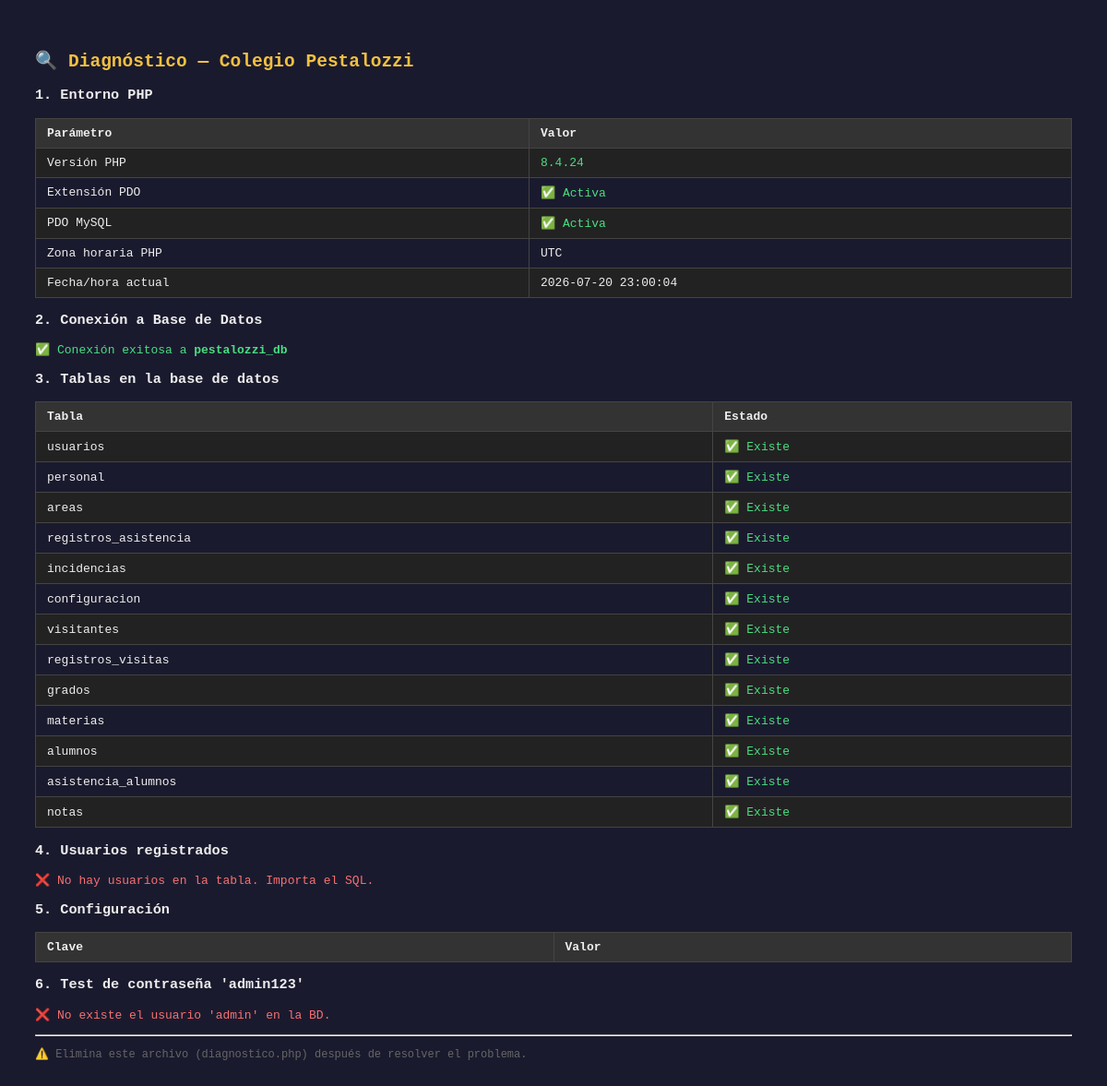
/public/diagnostico.php, run on an earlier commit of the app's database.
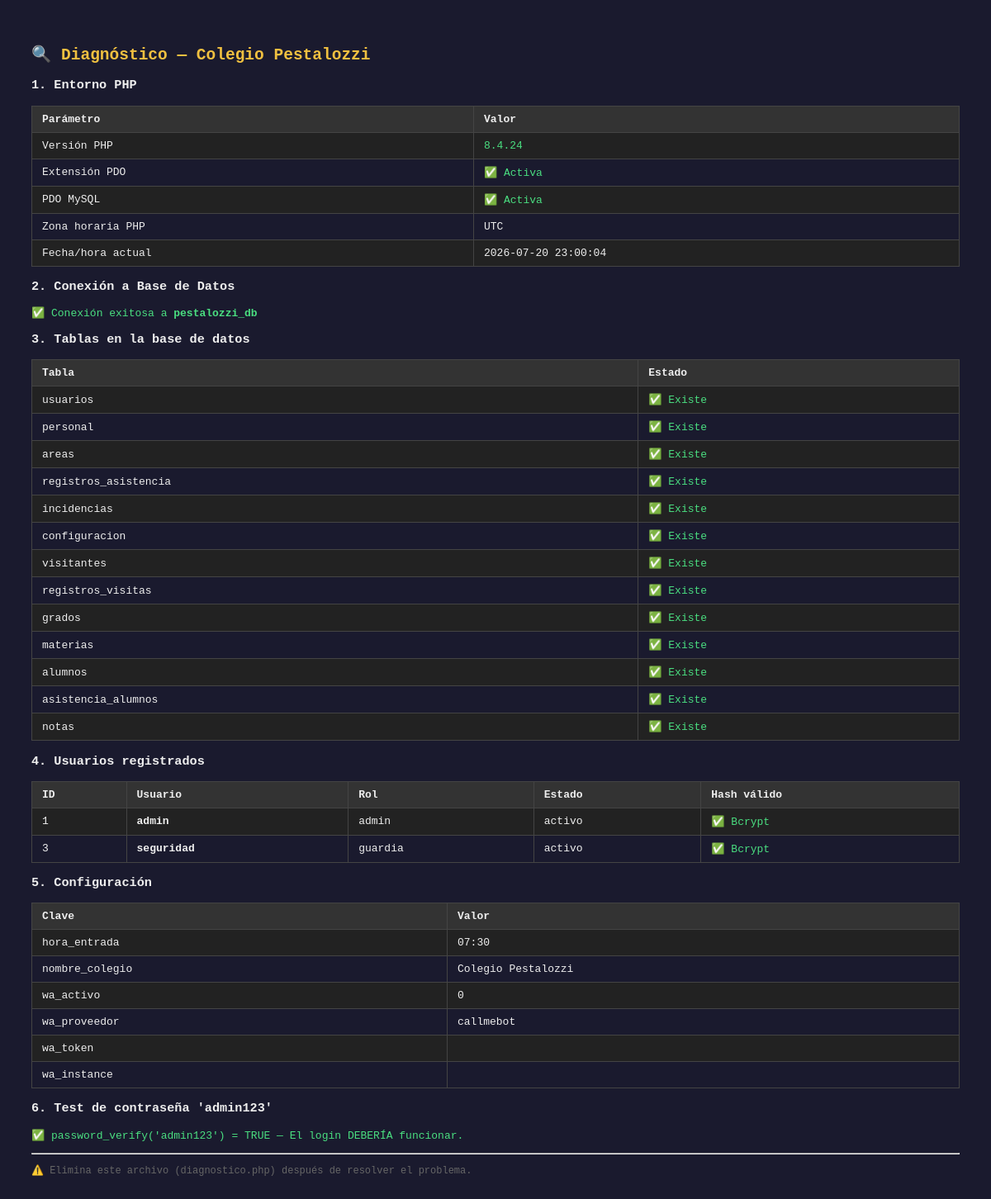
And on a later commit of the database.
### tables this page shows
CREATE TABLE IF NOT EXISTS `usuarios` (
  `id` int NOT NULL AUTO_INCREMENT,
  `usuario` varchar(50) NOT NULL,
  `contrasena` varchar(255) NOT NULL,
  `rol` enum('admin','guardia') DEFAULT 'guardia',
  `fecha_registro` datetime DEFAULT CURRENT_TIMESTAMP,
  `estado` enum('activo','inactivo') DEFAULT 'activo',
  PRIMARY KEY (`id`)
);

CREATE TABLE IF NOT EXISTS `configuracion` (
  `id` int NOT NULL AUTO_INCREMENT,
  `clave` varchar(50) NOT NULL,
  `valor` varchar(255) NOT NULL,
  PRIMARY KEY (`id`),
  UNIQUE KEY `clave` (`clave`)
);

### public/diagnostico.php (the view)
<?php
echo "<!DOCTYPE html><html lang='es'><head><meta charset='UTF-8'>
<title>Diagnóstico</title>
<style>
  body{font-family:monospace;padding:30px;background:#1a1a2e;color:#eee}
  h2{color:#f0c040} .ok{color:#4ade80} .err{color:#f87171} .warn{color:#fb923c}
  table{border-collapse:collapse;width:100%;margin:10px 0}
  td,th{border:1px solid #444;padding:8px 12px;text-align:left}
  th{background:#333} tr:nth-child(even){background:#222}
  pre{background:#111;padding:15px;border-radius:8px;overflow:auto}
</style></head><body>";
echo "<h2>🔍 Diagnóstico — Colegio Pestalozzi</h2>";
echo "<h3>1. Entorno PHP</h3><table>";
echo "<tr><th>Parámetro</th><th>Valor</th></tr>";
echo "<tr><td>Versión PHP</td><td class='ok'>" . phpversion() . "</td></tr>";
echo "<tr><td>Extensión PDO</td><td class='" . (extension_loaded('pdo') ? 'ok' : 'err') . "'>" . (extension_loaded('pdo') ? '✅ Activa' : '❌ FALTA') . "</td></tr>";
echo "<tr><td>PDO MySQL</td><td class='" . (extension_loaded('pdo_mysql') ? 'ok' : 'err') . "'>" . (extension_loaded('pdo_mysql') ? '✅ Activa' : '❌ FALTA') . "</td></tr>";
echo "<tr><td>Zona horaria PHP</td><td>" . date_default_timezone_get() . "</td></tr>";
echo "<tr><td>Fecha/hora actual</td><td>" . date('Y-m-d H:i:s') . "</td></tr>";
echo "</table>";
echo "<h3>2. Conexión a Base de Datos</h3>";
$host    = 'localhost';
$db_name = 'pestalozzi_db';
$user    = 'root';
$pass    = '';
try {
    $pdo = new PDO(
        "mysql:host=$host;dbname=$db_name;charset=utf8mb4",
        $user, $pass,
        [PDO::ATTR_ERRMODE => PDO::ERRMODE_EXCEPTION]
    );
    echo "<p class='ok'>✅ Conexión exitosa a <b>$db_name</b></p>";
    echo "<h3>3. Tablas en la base de datos</h3>";
    $tablas = $pdo->query("SHOW TABLES")->fetchAll(PDO::FETCH_COLUMN);
    $requeridas = ['usuarios','personal','areas','registros_asistencia','incidencias','configuracion',
                   'visitantes','registros_visitas','grados','materias','alumnos',
                   'asistencia_alumnos','notas'];
    echo "<table><tr><th>Tabla</th><th>Estado</th></tr>";
    foreach ($requeridas as $t) {
        $existe = in_array($t, $tablas);
        echo "<tr><td>$t</td><td class='" . ($existe ? 'ok' : 'err') . "'>" . ($existe ? '✅ Existe' : '❌ NO EXISTE — Importa el SQL') . "</td></tr>";
    }
    echo "</table>";
    if (in_array('usuarios', $tablas)) {
        echo "<h3>4. Usuarios registrados</h3>";
        $usuarios = $pdo->query("SELECT id, usuario, rol, estado FROM usuarios")->fetchAll();
        if (count($usuarios) > 0) {
            echo "<table><tr><th>ID</th><th>Usuario</th><th>Rol</th><th>Estado</th><th>Hash válido</th></tr>";
            foreach ($usuarios as $u) {
                $hashStmt = $pdo->prepare("SELECT contrasena FROM usuarios WHERE id = :id");
                $hashStmt->execute([':id' => $u['id']]);
                $row  = $hashStmt->fetch();
                $hash = $row['contrasena'] ?? '';
                $esHash = (strpos($hash, '$2y$') === 0 || strpos($hash, '$2a$') === 0);
                $hashInfo = $esHash ? "<span class='ok'>✅ Bcrypt</span>" : "<span class='err'>❌ NO es hash bcrypt: " . substr($hash,0,20) . "</span>";
                echo "<tr><td>{$u['id']}</td><td><b>{$u['usuario']}</b></td><td>{$u['rol']}</td><td>{$u['estado']}</td><td>$hashInfo</td></tr>";
            }
            echo "</table>";
        } else {
            echo "<p class='err'>❌ No hay usuarios en la tabla. Importa el SQL.</p>";
        }
    }
    if (in_array('configuracion', $tablas)) {
        echo "<h3>5. Configuración</h3>";
        $config = $pdo->query("SELECT * FROM configuracion")->fetchAll();
        echo "<table><tr><th>Clave</th><th>Valor</th></tr>";
        foreach ($config as $c) {
            echo "<tr><td>{$c['clave']}</td><td>{$c['valor']}</td></tr>";
        }
        echo "</table>";
    }
    echo "<h3>6. Test de contraseña 'admin123'</h3>";
    if (in_array('usuarios', $tablas)) {
        $stmt = $pdo->prepare("SELECT contrasena FROM usuarios WHERE usuario = 'admin' LIMIT 1");
        $stmt->execute();
        $row = $stmt->fetch();
        if ($row) {
            $ok = password_verify('admin123', $row['contrasena']);
            if ($ok) {
                echo "<p class='ok'>✅ password_verify('admin123') = TRUE — El login DEBERÍA funcionar.</p>";
            } else {
                echo "<p class='err'>❌ password_verify('admin123') = FALSE — El hash no corresponde a 'admin123'.</p>";
                echo "<p class='warn'>⚠️ Abre: <a href='fix_password.php?token=pestalozzi2024' style='color:#fb923c'>fix_password.php?token=pestalozzi2024</a> para resetear la contraseña.</p>";
            }
        } else {
            echo "<p class='err'>❌ No existe el usuario 'admin' en la BD.</p>";
        }
    }
} catch (PDOException $e) {
    echo "<p class='err'>❌ ERROR DE CONEXIÓN: " . htmlspecialchars($e->getMessage()) . "</p>";
    echo "<p class='warn'>Posibles causas:</p><ul>";
    echo "<li>MySQL no está corriendo (verifica Laragon/XAMPP)</li>";
    echo "<li>La BD <b>$db_name</b> no existe — importa <b>bk_basededatos.sql</b></li>";
    echo "<li>Usuario/contraseña de MySQL incorrectos en <b>app/config/db.php</b></li>";
    echo "</ul>";
    try {
        $pdoRoot = new PDO("mysql:host=$host", $user, $pass, [PDO::ATTR_ERRMODE => PDO::ERRMODE_EXCEPTION]);
        $dbs = $pdoRoot->query("SHOW DATABASES")->fetchAll(PDO::FETCH_COLUMN);
        echo "<p>Bases de datos disponibles en MySQL:</p><pre>" . implode("\n", $dbs) . "</pre>";
    } catch (PDOException $e2) {
        echo "<p class='err'>No se pudo conectar a MySQL en absoluto: " . htmlspecialchars($e2->getMessage()) . "</p>";
    }
}
echo "<hr><p style='color:#666;font-size:12px'>⚠️ Elimina este archivo (diagnostico.php) después de resolver el problema.</p>";
echo "</body></html>";
?>

### public/diagnostico.php (style rules this page uses)
body { font-family:monospace;padding:30px;background:#1a1a2e;color:#eee }
h2 { color:#f0c040 }
.ok { color:#4ade80 }
table { border-collapse:collapse;width:100%;margin:10px 0 }
td,th { border:1px solid #444;padding:8px 12px;text-align:left }
th { background:#333 }
tr:nth-child(even) { background:#222 }
.err { color:#f87171 }

What changed in the data, as far as the page shows it:
added usuarios: id "1", usuario "admin", rol "admin", estado "activo", shows "✅ Bcrypt"
added usuarios: id "3", usuario "seguridad", rol "guardia", estado "activo", shows "✅ Bcrypt"
added configuracion: clave "hora_entrada", valor "07:30"
added configuracion: clave "nombre_colegio", valor "Colegio Pestalozzi"
added configuracion: clave "wa_activo", valor "0"
added configuracion: clave "wa_proveedor", valor "callmebot"
added configuracion: clave "wa_token"
added configuracion: clave "wa_instance"
Also different on the page:
text no longer shown: "❌ No hay usuarios en la tabla. Importa el SQL. ❌ No existe el usuario 'admin' en la BD."
text now shown: "ID Usuario Rol Estado Hash válido ✅ password_verify('admin123') = TRUE — El login DEBERÍA funcionar."
